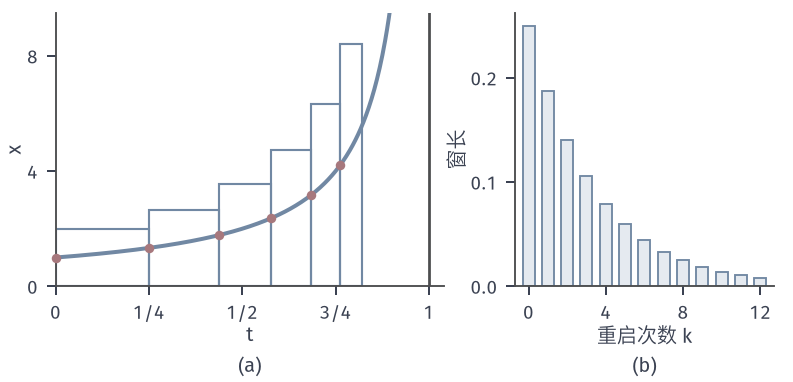

The Python source for this figure:
from pathlib import Path
import sys
sys.path.insert(0,str(Path(__file__).resolve().parents[1]/"odeex-common"))
from odeex_common import *
HERE=Path(__file__).resolve().parent

# Restarting x'=x^2 from t_k=1-(3/4)^k with b=x_k, delta_k=1/(4 x_k)=(1-t_k)/4.
fig,axes=figure(width_mm=112,height_mm=54,ncols=2,gridspec_kw={'width_ratios':[1.5,1]})
panel(fig,.07,.975,.965,.25,.22)
ax=axes[0]; K=6; tk=[1-.75**k for k in range(K+1)]; xk=[1/(1-s) for s in tk]; dk=[(1-s)/4 for s in tk]
for k in range(K-1,-1,-1):
    ax.add_patch(Rectangle((tk[k],0),dk[k],2*xk[k],fc='none',ec=BLUE,lw=.85,zorder=2))
t=np.linspace(0,.965,400); ax.plot(t,1/(1-t),color=BLUE,lw=1.6,zorder=4)
for k in range(K): dot(ax,tk[k],xk[k],ms=3.8)
ax.axvline(1,color=STROKE,lw=1.1,zorder=1)
ax.set_xlim(0,1.04); ax.set_ylim(0,9.5); ax.set_xticks([0,.25,.5,.75,1]); ax.set_xticklabels(['0','1/4','1/2','3/4','1']); ax.set_yticks([0,4,8]); ax.set_xlabel('t',labelpad=1); ax.set_ylabel('x',labelpad=1)
ax=axes[1]; k=np.arange(0,13); ax.bar(k,.25*.75**k,width=.62,color=BLUE_FILL,edgecolor=BLUE,lw=.75)
ax.set_xticks([0,4,8,12]); ax.set_yticks([0,.1,.2]); ax.set_xlabel('重启次数 k',labelpad=1); ax.set_ylabel('窗长',labelpad=1); ax.set_xlim(-.7,12.7)
tags(fig,axes)
save(fig,HERE,'figure',{'t_k':[float(x) for x in tk],'x_k':[float(x) for x in xk],'delta_k':[float(x) for x in dk]})
